Frame 1 (no input): blank canvas, image omitted
Frame 60 (no input): blank canvas, image omitted
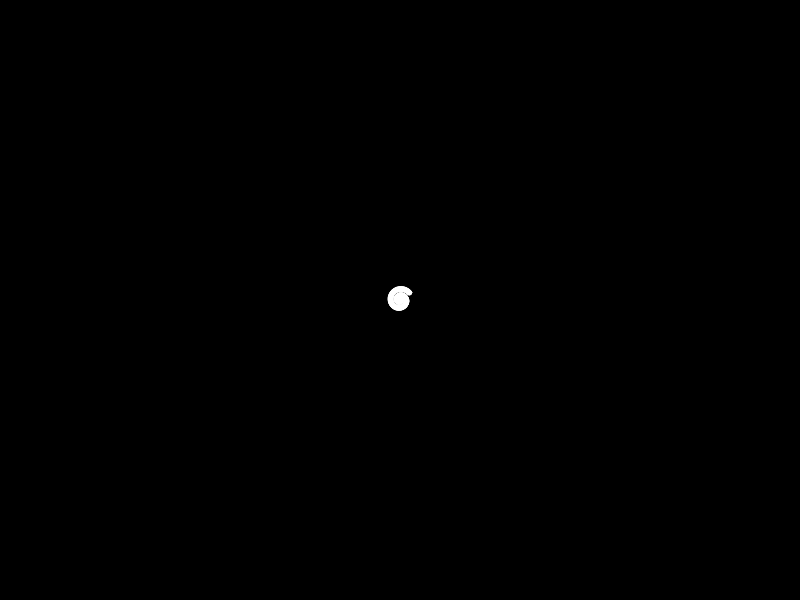
Frame 120 (the mouse pressed at the canvas centre since frame 60)

The p5.js sketch whose frames 1 and 60 were blank and that drew this single picture after the mouse press (run headless with seeded random() and noise() and a simulated clock; from frame 60 on, the mouse is pressed at the canvas centre):

// p5.js sketch
// ── sketch.js
// Eva Philips
// February 14, 2019
// Nature of Code Week 3 Part 1: Spiral Example

// variables
let r = 0;  // radius
let angle = 0; // angle
let size = 5;

function setup() {
  // set up canvas
  createCanvas(800, 600);
  background(0);
  
}

function draw() {
  // define x and y from polar coordinates
  let x = r * cos(angle);
  let y = r * sin(angle);

  // define color properties
  fill(255)
  stroke(255);

  // translate to make the center the orgin
  translate(width/2, height/2);
  
  // draw circle
  ellipse(x, y, size);

  // change perameters for next loop

  // figure 1
  angle += .1;
  r += .1;

  // figure 2
  // angle += .01;
  // r += 1000* sin(angle/.01);

  // // figure 3
  // angle += .01;
  // r += 100* sin(angle/.005);

  
}
